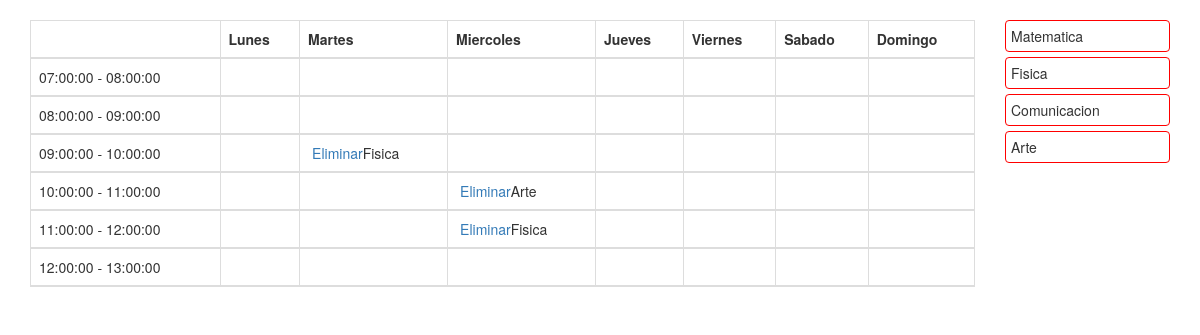
The page / on the database its author committed.
### tables this page shows
CREATE TABLE `hora` (
  `idhora` int(11) NOT NULL,
  `inicio` time NOT NULL,
  `fin` time NOT NULL
);

CREATE TABLE `horario_curso` (
  `idhorariocurso` int(11) NOT NULL,
  `idhora` int(11) NOT NULL,
  `idcurso` int(11) NOT NULL,
  `dia` int(11) NOT NULL
);

CREATE TABLE `curso` (
  `idcurso` int(11) NOT NULL,
  `nombre` varchar(200) NOT NULL
);

### horario.php (called while the page is built, shortened)
<?php
include_once('mySqli.php');
class horario {
    public function consultacurso() {
        $db = new Conect_MySqli();
        $sql = "SELECT * FROM curso";
        $result = $db->execute($sql);
        if ($result->num_rows > 0) {
            while ($row = $result->fetch_assoc()) {
                $data[] = $row;
            }
        } else {
            $data = array();
        }
        return $data;
    }
    public function consultahoras() {
        $db = new Conect_MySqli();
        $sql = "SELECT * FROM hora";
        $result = $db->execute($sql);
        if ($result->num_rows > 0) {
            while ($row = $result->fetch_assoc()) {
                $data[] = $row;
            }
        } else {
            $data = array();
        }
        return $data;
    }
    public function consultahorarioCurso($dia, $hora) {
        $db = new Conect_MySqli();
        $sql = "CALL sp_consultaHorarioCurso('$dia','$hora');";
        $result = $db->execute($sql);
        if ($result->num_rows > 0) {
            while ($row = $result->fetch_assoc()) {
                $data[] = $row;
            }
        } else {
            $data = array();
        }
        return $data;
    }
}

### mySqli.php (called while the page is built, shortened)
<?php
class Conect_MySqli {
    var $obj = array("dbname" => "horario",
        "dbuser" => "root",
        "dbpwd" => "",
        "dbhost" => "localhost");
    var $db_connect_id = "";
    private function connect() {
        $conn = new mysqli($this->obj['dbhost'], $this->obj['dbuser'], $this->obj['dbpwd'], $this->obj['dbname']);
        $this->db_connect_id = $conn;
    }
    function execute($query) {
        $this->q_id = $this->db_connect_id->query($query);
        return $this->q_id;
    }
    public function close_db() {
        return mysqli_close($this->db_connect_id);
    }
}
?>

### index.php (the view, shortened to what this page needs)
<!DOCTYPE html>
<?php
include_once 'horario.php';
$horario = new horario();
$cursos = $horario->consultacurso();
$horas = $horario->consultahoras();
?>
<html>
    <head>
    </head>
    <head>
        <link rel="stylesheet" href="https://maxcdn.bootstrapcdn.com/bootstrap/3.3.7/css/bootstrap.min.css">
        <link rel="stylesheet" href="https://maxcdn.bootstrapcdn.com/bootstrap/3.3.7/css/bootstrap-theme.min.css">
    </head>
    <body>
        <div class="container">
            <div class="row">
                <div class="col-lg-10">
                    <table class="table table-bordered">
                        <thead>
                            <tr>
                                <th></th>
                                <th>Lunes</th>
                                <th>Martes</th>
                                <th>Miercoles</th>
                                <th>Jueves</th>
                                <th>Viernes</th>
                                <th>Sabado</th>
                                <th>Domingo</th>
                            </tr>
                            <?php foreach ($horas as $hora) { ?>
                                <tr>
                                    <td><?php echo $hora['inicio'] . ' - ' . $hora['fin']; ?></td>
                                    <?php
                                    for ($c = 1; $c <= 7; $c++) {
                                        $datoscursos = $horario->consultahorarioCurso($c, $hora['idhora']);
                                        if (count($datoscursos) > 0) {
                                            foreach ($datoscursos as $value) {
                                                ?>
                                                <td id="td<?php echo $hora['idhora'] . $c; ?>" class="dropzone" idhora="<?php echo $hora['idhora']; ?>" iddia="<?php echo $c ?>" idhorario="<?php echo $value['idhorariocurso'] ?>"><a style='margin-left:4px;' href='javascript:void(0)' onclick="eliminarhorario('td<?php echo $hora['idhora'] . $c; ?>')"><i class='fa fa-trash-o'></i> Eliminar</a><?php echo $value['nombre'] ?></td>
                                                <?php
                                            }
                                        } else {
                                            ?>
                                            <td id="td<?php echo $hora['idhora'] . $c; ?>" class="dropzone" idhora="<?php echo $hora['idhora']; ?>" iddia="<?php echo $c ?>" idhorario=""></td>
                                            <?php
                                        }
                                    }
                                    ?>
                                </tr>
                            <?php } ?>
                        </thead>
                    </table>
                </div>
                <div class="col-lg-2">
                    <?php
                    foreach ($cursos as $curso) {
                        ?>
                        <div idcurso="<?php echo $curso['idcurso'] ?>" draggable="true" ondragstart="event.dataTransfer.setData('text/plain',null)" style="border: 1px solid red;margin-bottom: 5px;padding: 5px;border-radius:4px;"><?php echo $curso['nombre']; ?></div>
                    <?php } ?>
                </div>
            </div>
        </div>
    </body>
</html>

### rows shown on the page
hora: inicio "07:00:00", fin "08:00:00"
hora: inicio "08:00:00", fin "09:00:00"
hora: inicio "09:00:00", fin "10:00:00"
horario_curso: idcurso.nombre "Fisica"
hora: inicio "10:00:00", fin "11:00:00"
horario_curso: idcurso.nombre "Arte"
hora: inicio "11:00:00", fin "12:00:00"
horario_curso: idcurso.nombre "Fisica"
hora: inicio "12:00:00", fin "13:00:00"
curso: nombre "Matematica"
curso: nombre "Fisica"
curso: nombre "Comunicacion"
curso: nombre "Arte"
